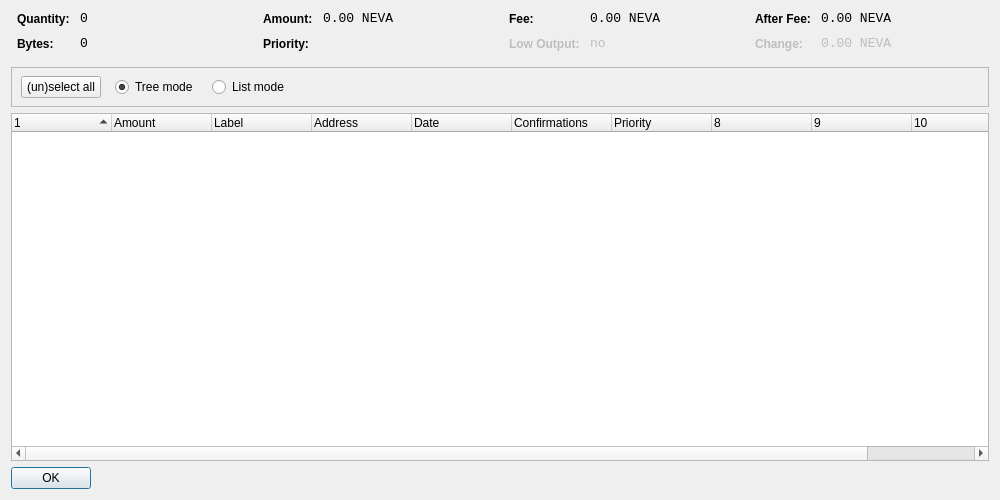
<?xml version="1.0" encoding="UTF-8"?>
<ui version="4.0">
 <class>CoinControlDialog</class>
 <widget class="QDialog" name="CoinControlDialog">
  <property name="geometry">
   <rect>
    <x>0</x>
    <y>0</y>
    <width>1000</width>
    <height>500</height>
   </rect>
  </property>
  <property name="windowTitle">
   <string>Coin Control</string>
  </property>
  <layout class="QVBoxLayout" name="verticalLayout">
   <item>
    <layout class="QHBoxLayout" name="horizontalLayoutTop" stretch="0,0,0,0">
     <property name="topMargin">
      <number>0</number>
     </property>
     <property name="bottomMargin">
      <number>10</number>
     </property>
     <item>
      <layout class="QFormLayout" name="formLayoutCoinControl1">
       <property name="horizontalSpacing">
        <number>10</number>
       </property>
       <property name="verticalSpacing">
        <number>10</number>
       </property>
       <property name="leftMargin">
        <number>6</number>
       </property>
       <property name="rightMargin">
        <number>6</number>
       </property>
       <item row="0" column="0">
        <widget class="QLabel" name="labelCoinControlQuantityText">
         <property name="styleSheet">
          <string notr="true">font-weight:bold;</string>
         </property>
         <property name="text">
          <string>Quantity:</string>
         </property>
        </widget>
       </item>
       <item row="0" column="1">
        <widget class="QLabel" name="labelCoinControlQuantity">
         <property name="font">
          <font>
           <family>Monospace</family>
           <pointsize>10</pointsize>
          </font>
         </property>
         <property name="cursor">
          <cursorShape>IBeamCursor</cursorShape>
         </property>
         <property name="contextMenuPolicy">
          <enum>Qt::ActionsContextMenu</enum>
         </property>
         <property name="text">
          <string notr="true">0</string>
         </property>
         <property name="textInteractionFlags">
          <set>Qt::LinksAccessibleByMouse|Qt::TextSelectableByKeyboard|Qt::TextSelectableByMouse</set>
         </property>
        </widget>
       </item>
       <item row="1" column="0">
        <widget class="QLabel" name="labelCoinControlBytesText">
         <property name="styleSheet">
          <string notr="true">font-weight:bold;</string>
         </property>
         <property name="text">
          <string>Bytes:</string>
         </property>
        </widget>
       </item>
       <item row="1" column="1">
        <widget class="QLabel" name="labelCoinControlBytes">
         <property name="font">
          <font>
           <family>Monospace</family>
           <pointsize>10</pointsize>
          </font>
         </property>
         <property name="cursor">
          <cursorShape>IBeamCursor</cursorShape>
         </property>
         <property name="contextMenuPolicy">
          <enum>Qt::ActionsContextMenu</enum>
         </property>
         <property name="text">
          <string notr="true">0</string>
         </property>
         <property name="textInteractionFlags">
          <set>Qt::LinksAccessibleByMouse|Qt::TextSelectableByKeyboard|Qt::TextSelectableByMouse</set>
         </property>
        </widget>
       </item>
      </layout>
     </item>
     <item>
      <layout class="QFormLayout" name="formLayoutCoinControl2">
       <property name="horizontalSpacing">
        <number>10</number>
       </property>
       <property name="verticalSpacing">
        <number>10</number>
       </property>
       <property name="leftMargin">
        <number>6</number>
       </property>
       <property name="rightMargin">
        <number>6</number>
       </property>
       <item row="0" column="0">
        <widget class="QLabel" name="labelCoinControlAmountText">
         <property name="styleSheet">
          <string notr="true">font-weight:bold;</string>
         </property>
         <property name="text">
          <string>Amount:</string>
         </property>
        </widget>
       </item>
       <item row="0" column="1">
        <widget class="QLabel" name="labelCoinControlAmount">
         <property name="font">
          <font>
           <family>Monospace</family>
           <pointsize>10</pointsize>
          </font>
         </property>
         <property name="cursor">
          <cursorShape>IBeamCursor</cursorShape>
         </property>
         <property name="contextMenuPolicy">
          <enum>Qt::ActionsContextMenu</enum>
         </property>
         <property name="text">
          <string notr="true">0.00 NEVA</string>
         </property>
         <property name="textInteractionFlags">
          <set>Qt::LinksAccessibleByMouse|Qt::TextSelectableByKeyboard|Qt::TextSelectableByMouse</set>
         </property>
        </widget>
       </item>
       <item row="1" column="0">
        <widget class="QLabel" name="labelCoinControlPriorityText">
         <property name="styleSheet">
          <string notr="true">font-weight:bold;</string>
         </property>
         <property name="text">
          <string>Priority:</string>
         </property>
        </widget>
       </item>
       <item row="1" column="1">
        <widget class="QLabel" name="labelCoinControlPriority">
         <property name="font">
          <font>
           <family>Monospace</family>
           <pointsize>10</pointsize>
          </font>
         </property>
         <property name="cursor">
          <cursorShape>IBeamCursor</cursorShape>
         </property>
         <property name="contextMenuPolicy">
          <enum>Qt::ActionsContextMenu</enum>
         </property>
         <property name="text">
          <string/>
         </property>
         <property name="textInteractionFlags">
          <set>Qt::LinksAccessibleByMouse|Qt::TextSelectableByKeyboard|Qt::TextSelectableByMouse</set>
         </property>
        </widget>
       </item>
      </layout>
     </item>
     <item>
      <layout class="QFormLayout" name="formLayoutCoinControl3">
       <property name="horizontalSpacing">
        <number>10</number>
       </property>
       <property name="verticalSpacing">
        <number>10</number>
       </property>
       <property name="leftMargin">
        <number>6</number>
       </property>
       <property name="rightMargin">
        <number>6</number>
       </property>
       <item row="0" column="0">
        <widget class="QLabel" name="labelCoinControlFeeText">
         <property name="styleSheet">
          <string notr="true">font-weight:bold;</string>
         </property>
         <property name="text">
          <string>Fee:</string>
         </property>
        </widget>
       </item>
       <item row="0" column="1">
        <widget class="QLabel" name="labelCoinControlFee">
         <property name="font">
          <font>
           <family>Monospace</family>
           <pointsize>10</pointsize>
          </font>
         </property>
         <property name="cursor">
          <cursorShape>IBeamCursor</cursorShape>
         </property>
         <property name="contextMenuPolicy">
          <enum>Qt::ActionsContextMenu</enum>
         </property>
         <property name="text">
          <string notr="true">0.00 NEVA</string>
         </property>
         <property name="textInteractionFlags">
          <set>Qt::LinksAccessibleByMouse|Qt::TextSelectableByKeyboard|Qt::TextSelectableByMouse</set>
         </property>
        </widget>
       </item>
       <item row="1" column="0">
        <widget class="QLabel" name="labelCoinControlLowOutputText">
         <property name="enabled">
          <bool>false</bool>
         </property>
         <property name="styleSheet">
          <string notr="true">font-weight:bold;</string>
         </property>
         <property name="text">
          <string>Low Output:</string>
         </property>
        </widget>
       </item>
       <item row="1" column="1">
        <widget class="QLabel" name="labelCoinControlLowOutput">
         <property name="enabled">
          <bool>false</bool>
         </property>
         <property name="font">
          <font>
           <family>Monospace</family>
           <pointsize>10</pointsize>
          </font>
         </property>
         <property name="cursor">
          <cursorShape>IBeamCursor</cursorShape>
         </property>
         <property name="contextMenuPolicy">
          <enum>Qt::ActionsContextMenu</enum>
         </property>
         <property name="text">
          <string notr="true">no</string>
         </property>
         <property name="textInteractionFlags">
          <set>Qt::LinksAccessibleByMouse|Qt::TextSelectableByKeyboard|Qt::TextSelectableByMouse</set>
         </property>
        </widget>
       </item>
      </layout>
     </item>
     <item>
      <layout class="QFormLayout" name="formLayoutCoinControl4">
       <property name="horizontalSpacing">
        <number>10</number>
       </property>
       <property name="verticalSpacing">
        <number>10</number>
       </property>
       <property name="leftMargin">
        <number>6</number>
       </property>
       <property name="rightMargin">
        <number>6</number>
       </property>
       <item row="0" column="0">
        <widget class="QLabel" name="labelCoinControlAfterFeeText">
         <property name="styleSheet">
          <string notr="true">font-weight:bold;</string>
         </property>
         <property name="text">
          <string>After Fee:</string>
         </property>
        </widget>
       </item>
       <item row="0" column="1">
        <widget class="QLabel" name="labelCoinControlAfterFee">
         <property name="font">
          <font>
           <family>Monospace</family>
           <pointsize>10</pointsize>
          </font>
         </property>
         <property name="cursor">
          <cursorShape>IBeamCursor</cursorShape>
         </property>
         <property name="contextMenuPolicy">
          <enum>Qt::ActionsContextMenu</enum>
         </property>
         <property name="text">
          <string notr="true">0.00 NEVA</string>
         </property>
         <property name="textInteractionFlags">
          <set>Qt::LinksAccessibleByMouse|Qt::TextSelectableByKeyboard|Qt::TextSelectableByMouse</set>
         </property>
        </widget>
       </item>
       <item row="1" column="0">
        <widget class="QLabel" name="labelCoinControlChangeText">
         <property name="enabled">
          <bool>false</bool>
         </property>
         <property name="styleSheet">
          <string notr="true">font-weight:bold;</string>
         </property>
         <property name="text">
          <string>Change:</string>
         </property>
        </widget>
       </item>
       <item row="1" column="1">
        <widget class="QLabel" name="labelCoinControlChange">
         <property name="enabled">
          <bool>false</bool>
         </property>
         <property name="font">
          <font>
           <family>Monospace</family>
           <pointsize>10</pointsize>
          </font>
         </property>
         <property name="cursor">
          <cursorShape>IBeamCursor</cursorShape>
         </property>
         <property name="contextMenuPolicy">
          <enum>Qt::ActionsContextMenu</enum>
         </property>
         <property name="text">
          <string notr="true">0.00 NEVA</string>
         </property>
         <property name="textInteractionFlags">
          <set>Qt::LinksAccessibleByMouse|Qt::TextSelectableByKeyboard|Qt::TextSelectableByMouse</set>
         </property>
        </widget>
       </item>
      </layout>
     </item>
    </layout>
   </item>
   <item>
    <widget class="QFrame" name="frame">
     <property name="minimumSize">
      <size>
       <width>0</width>
       <height>40</height>
      </size>
     </property>
     <property name="frameShape">
      <enum>QFrame::StyledPanel</enum>
     </property>
     <property name="frameShadow">
      <enum>QFrame::Sunken</enum>
     </property>
     <widget class="QWidget" name="horizontalLayoutWidget">
      <property name="geometry">
       <rect>
        <x>10</x>
        <y>0</y>
        <width>781</width>
        <height>41</height>
       </rect>
      </property>
      <layout class="QHBoxLayout" name="horizontalLayoutPanel" stretch="0,0,0,0,0">
       <property name="spacing">
        <number>14</number>
       </property>
       <item>
        <widget class="QPushButton" name="pushButtonSelectAll">
         <property name="sizePolicy">
          <sizepolicy hsizetype="Maximum" vsizetype="Fixed">
           <horstretch>0</horstretch>
           <verstretch>0</verstretch>
          </sizepolicy>
         </property>
         <property name="text">
          <string>(un)select all</string>
         </property>
        </widget>
       </item>
       <item>
        <widget class="QRadioButton" name="radioTreeMode">
         <property name="sizePolicy">
          <sizepolicy hsizetype="Maximum" vsizetype="Fixed">
           <horstretch>0</horstretch>
           <verstretch>0</verstretch>
          </sizepolicy>
         </property>
         <property name="text">
          <string>Tree mode</string>
         </property>
         <property name="checked">
          <bool>true</bool>
         </property>
        </widget>
       </item>
       <item>
        <widget class="QRadioButton" name="radioListMode">
         <property name="sizePolicy">
          <sizepolicy hsizetype="Maximum" vsizetype="Fixed">
           <horstretch>0</horstretch>
           <verstretch>0</verstretch>
          </sizepolicy>
         </property>
         <property name="text">
          <string>List mode</string>
         </property>
        </widget>
       </item>
       <item>
        <spacer name="horizontalSpacer">
         <property name="orientation">
          <enum>Qt::Horizontal</enum>
         </property>
         <property name="sizeHint" stdset="0">
          <size>
           <width>40</width>
           <height>20</height>
          </size>
         </property>
        </spacer>
       </item>
      </layout>
     </widget>
    </widget>
   </item>
   <item>
    <widget class="CoinControlTreeWidget" name="treeWidget">
     <property name="contextMenuPolicy">
      <enum>Qt::CustomContextMenu</enum>
     </property>
     <property name="sortingEnabled">
      <bool>false</bool>
     </property>
     <property name="columnCount">
      <number>11</number>
     </property>
     <attribute name="headerShowSortIndicator" stdset="0">
      <bool>true</bool>
     </attribute>
     <attribute name="headerStretchLastSection">
      <bool>false</bool>
     </attribute>
     <column>
      <property name="text">
       <string/>
      </property>
     </column>
     <column>
      <property name="text">
       <string>Amount</string>
      </property>
     </column>
     <column>
      <property name="text">
       <string>Label</string>
      </property>
     </column>
     <column>
      <property name="text">
       <string>Address</string>
      </property>
     </column>
     <column>
      <property name="text">
       <string>Date</string>
      </property>
     </column>
     <column>
      <property name="text">
       <string>Confirmations</string>
      </property>
      <property name="toolTip">
       <string>Confirmed</string>
      </property>
     </column>
     <column>
      <property name="text">
       <string>Priority</string>
      </property>
     </column>
     <column>
      <property name="text">
       <string/>
      </property>
     </column>
     <column>
      <property name="text">
       <string/>
      </property>
     </column>
     <column>
      <property name="text">
       <string/>
      </property>
     </column>
     <column>
      <property name="text">
       <string/>
      </property>
     </column>
    </widget>
   </item>
   <item>
    <widget class="QDialogButtonBox" name="buttonBox">
     <property name="sizePolicy">
      <sizepolicy hsizetype="Maximum" vsizetype="Fixed">
       <horstretch>0</horstretch>
       <verstretch>0</verstretch>
      </sizepolicy>
     </property>
     <property name="orientation">
      <enum>Qt::Horizontal</enum>
     </property>
     <property name="standardButtons">
      <set>QDialogButtonBox::Ok</set>
     </property>
    </widget>
   </item>
  </layout>
 </widget>
 <customwidgets>
  <customwidget>
   <class>CoinControlTreeWidget</class>
   <extends>QTreeWidget</extends>
   <header>coincontroltreewidget.h</header>
  </customwidget>
 </customwidgets>
 <resources/>
 <connections/>
</ui>
